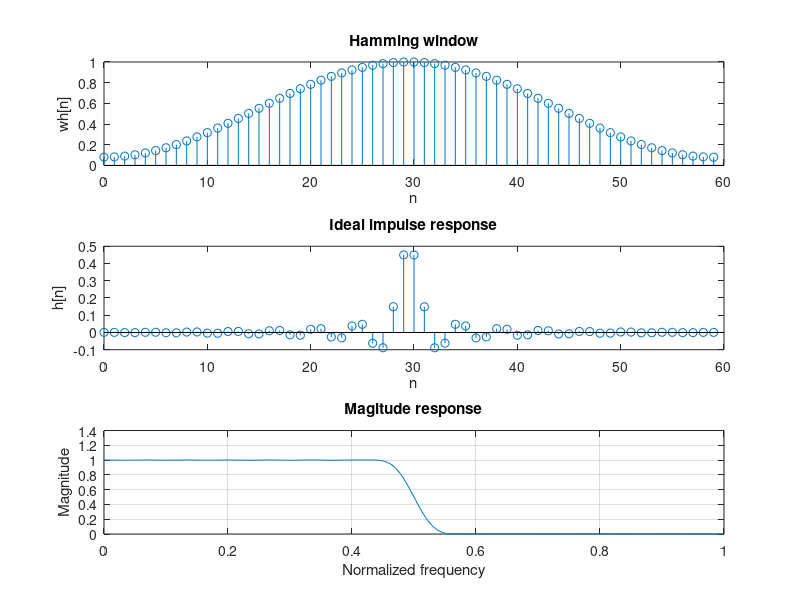

The MATLAB source for this figure: (Note: this script raises an error after producing the figure.)
wc=0.5*pi;
N=60;
alpha=(N-1)/2;
eps=0.001;
n=0:1:N-1;
hd=sin(wc*(n-alpha + eps))./(pi*(n-alpha + eps));
wh=hamming(N);
hn=hd.*wh';
w=0:0.01:pi;
h=freqz(hn,1,w);
subplot(311);
stem(n,wh);
xlabel('n');
ylabel('wh[n]');
title('Hamming window');
subplot(312);
stem(n,hn);
xlabel('n');
ylabel('h[n]');
title('Ideal impulse response');
subplot(313);
plot(w/pi,abs(h));
grid on;
xlabel('Normalized frequency');
ylabel('Magnitude');
title('Magitude response');
gtext('Noufal P 13400043');